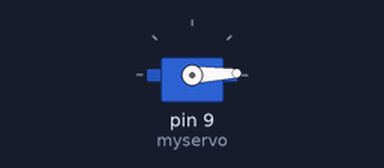
This sketch was run on a simulated Arduino Uno, built with avr-gcc and run on an emulated ATmega328P. On the bench: servo.

Above: at 0.05 s.
At 1.35 s:
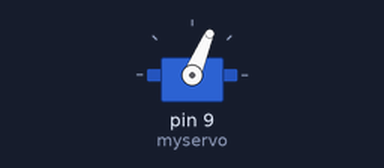
At 2.65 s:
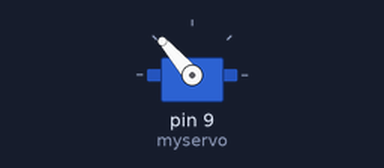
At 5.25 s:
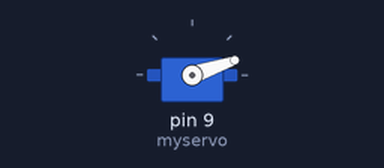
Timing chart, 0 to 7.1 s (numbered marks = the images above):
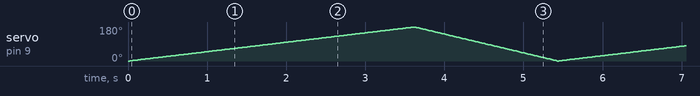

The sketch:

PWM_Servo.ino
```cpp
#include <Servo.h>之间要有空格，否则编译时会报错。
Servo myservo;//定义舵机变量名
unsigned char jiao;//
void setup()
{
myservo.attach(9);//定义舵机接口（9、10 都可以，缺点只能控制2 个）
}
void loop()
{
  for(jiao=0;jiao<180;jiao++)
   {
     myservo.write(jiao);//设置舵机旋转的角度
     delay(20);
   }
   for(jiao=180;jiao>0;jiao--)
   {
     myservo.write(jiao);//设置舵机旋转的角度
     delay(10);
   }
}
```
